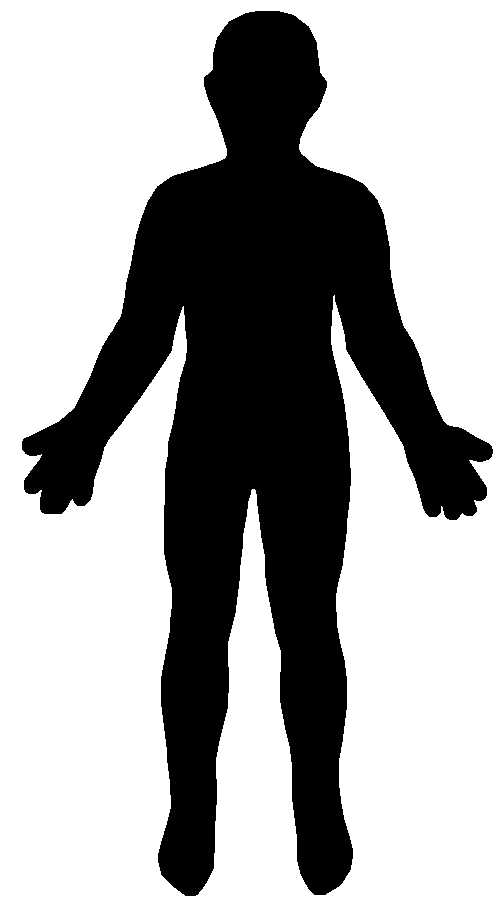
#> input picture Python/MapGenerator/Human_body.png, 500 x 901 px, found by its file name
$ python test.py
#> lines starting #> are read from the running program, lines starting #| are printed output that depends on the picture; after the words box and inside, x2 and y2 are one past the last pixel; in counts of white or black regions, pixels touching at a corner belong together
### Python/MapGenerator/map_generator.py
import numpy as np
from scipy.interpolate import Rbf
from PIL import Image, ImageDraw

class MapGenerator:
    def __init__(self, image_path = None):
        if image_path is None:
            image_path = 'MapGenerator/Human_body.png'
        img = Image.open(image_path).convert('L')
#> img: PIL image 500x901 L; 65.4% white; 1 black region, box (x1, y1, x2, y2) and area: (22, 11, 493, 896) 155706
        self.img_array = np.array(img)
        self.mask = self.img_array < 210


    def generate_colormap(self, points, values, draw_points=False, radius=4):
        """
        points: lista tupli ze współrzędnymi [(x1, y1), ...]
        values: lista wartości z zakresu [-1, 1]
        """
#> called with draw_points = True, radius = 4
        h, w = self.img_array.shape
#> h = 901; w = 500
        grid_y, grid_x = np.mgrid[0:h, 0:w]

        rbf_fun = Rbf(
            [p[0] for p in points], [p[1] for p in points],
            values,
            function='thin_plate',
            smooth=0.5
        )
        values_data = rbf_fun(grid_x, grid_y)
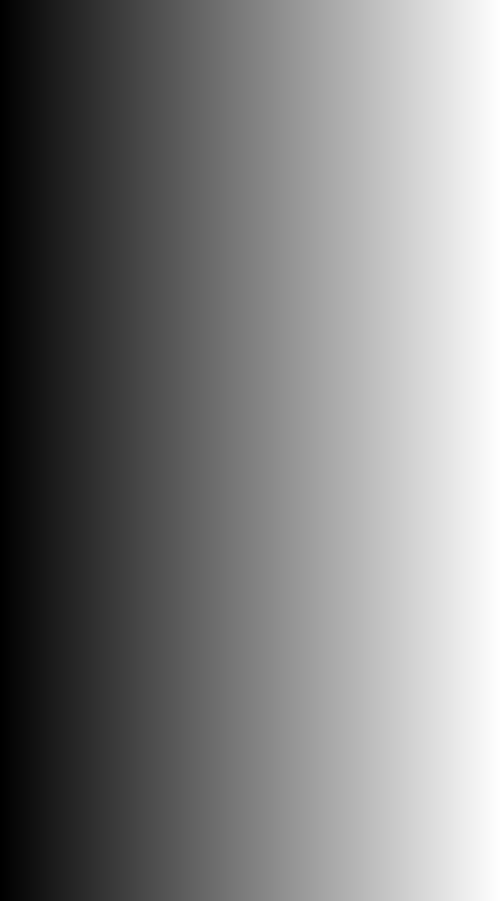
#> grid_x: shape (901, 500) int64; min 0, max 499, mean 249.5; drawn with min black and max white

        v_min, v_max = -1.0, 1.0
        v = np.clip(values_data, v_min, v_max)
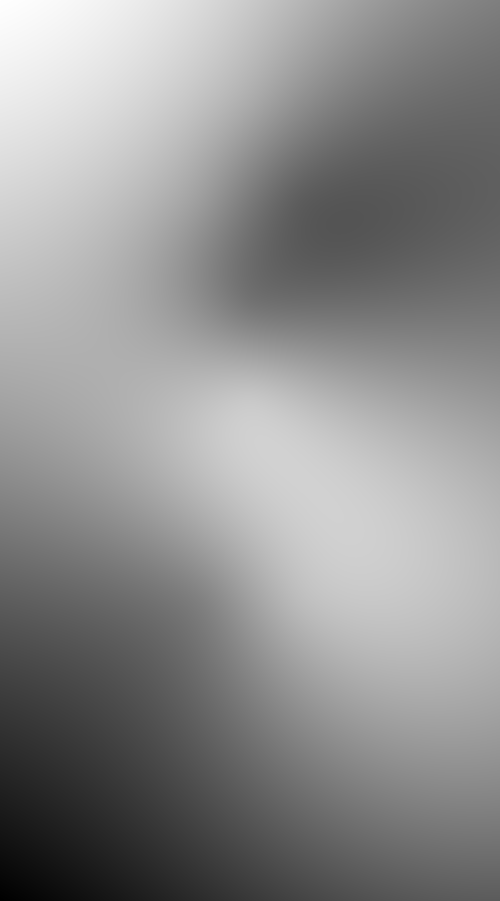
#> values_data: shape (901, 500) float64; min -0.602, max 1.18, mean 0.398; drawn with min black and max white

        rgb_image = np.zeros((h, w, 3), dtype=np.uint8)

        mask_neg = self.mask & (v < 0)
#> mask_neg: shape (901, 500) bool; 2.2% white; 3 white regions, box (x1, y1, x2, y2) and area: (158, 713, 217, 896) 6833, (316, 200, 381, 243) 2099, (297, 854, 344, 895) 969
        mask_pos = self.mask & (v >= 0)
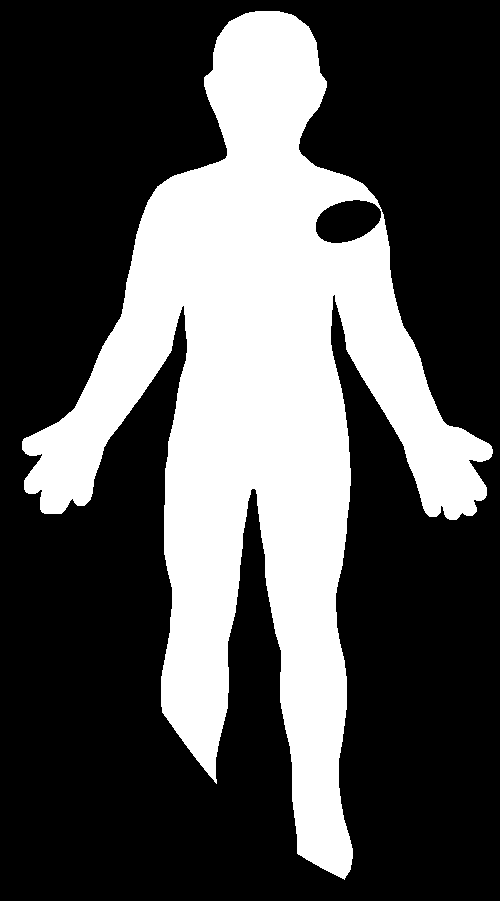
#> mask_pos: shape (901, 500) bool; 32.4% white; 1 white region, box (x1, y1, x2, y2) and area: (22, 11, 493, 880) 145805

        R = np.zeros_like(v)
        G = np.zeros_like(v)
        B = np.zeros_like(v)

        R[mask_neg] = (v[mask_neg] + 1.0) * 255
        B[mask_neg] = (-v[mask_neg]) * 255
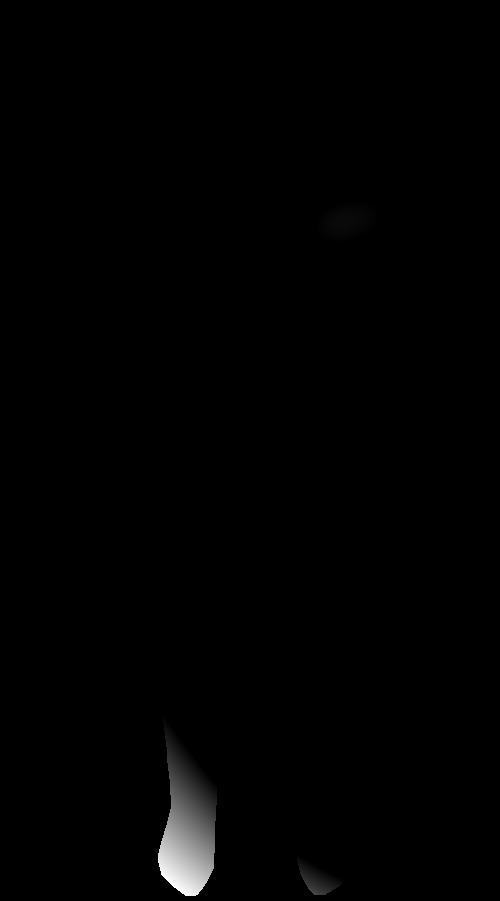
#> B: shape (901, 500) float64; min 0, max 79.21, mean 0.6; drawn with min black and max white

        R[mask_pos] = (1.0 - v[mask_pos]) * 255
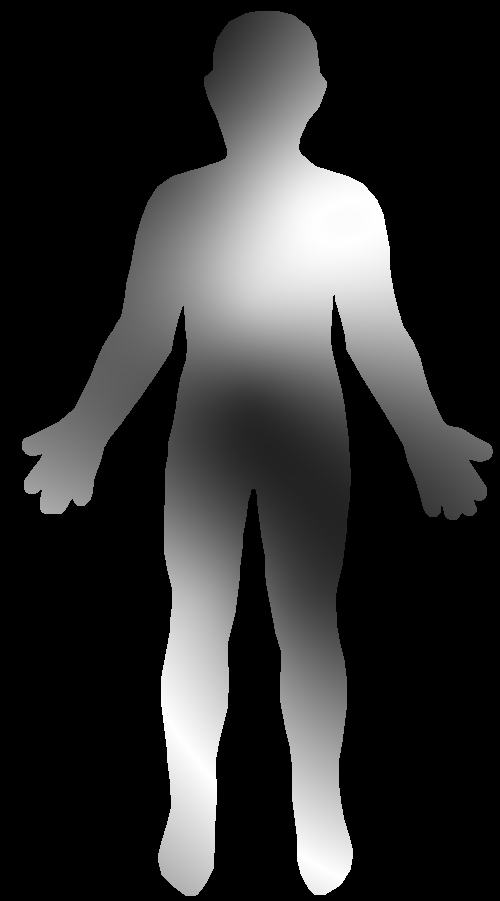
#> R: shape (901, 500) float64; min 0, max 255, mean 47.9
        G[mask_pos] = v[mask_pos] * 255
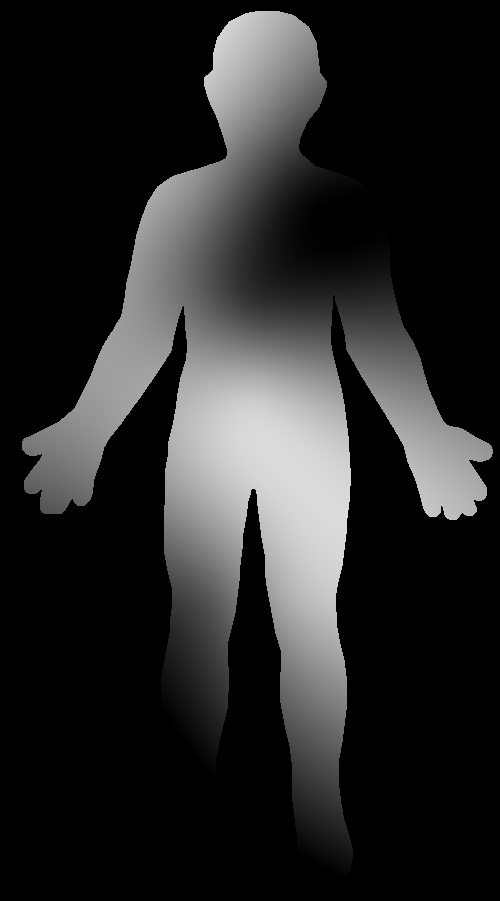
#> G: shape (901, 500) float64; min 0, max 220.3, mean 39.7

        rgb_image[..., 0] = R
        rgb_image[..., 1] = G
        rgb_image[..., 2] = B
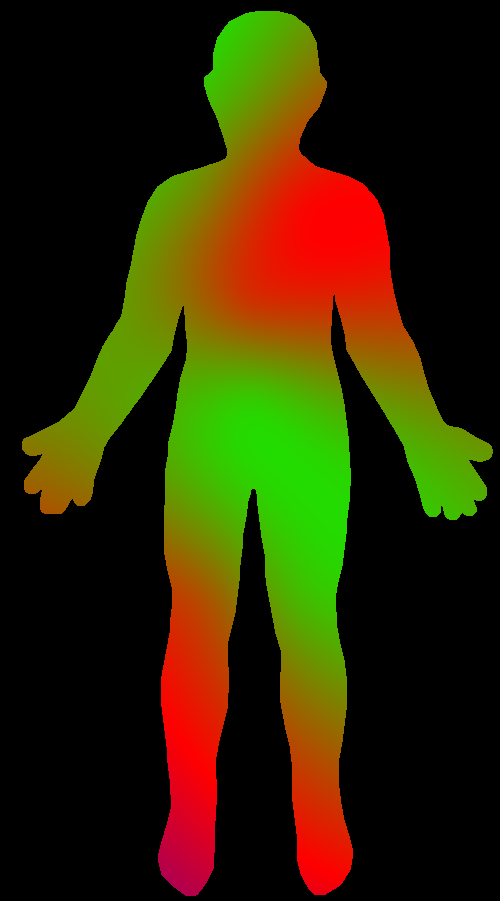
#> rgb_image: shape (901, 500, 3); mean of channels 0, 1, 2 47.7, 39.5, 0.6; drawn as R, G, B

        if draw_points:
            pil_img = Image.fromarray(rgb_image)
            draw = ImageDraw.Draw(pil_img)

            for p in points:
                x, y = int(p[0]), int(p[1])
                box = [x - radius, y - radius, x + radius, y + radius]
                draw.ellipse(box, fill=(255, 255, 255))

            rgb_image = np.array(pil_img)

        return rgb_image

### Python/MapGenerator/test.py
from map_generator import MapGenerator
import matplotlib.pyplot as plt
import matplotlib.colors as colors


points = [
    (250, 100), (250, 300), (250, 400), # Kręgosłup
    (200, 200), (300, 200),             # Ramiona
    (200, 600), (300, 600)              # Nogi
]

values = [0.6, 0.2, 0.8, 0.5, 0.05, 0.3, 0.72]

g = MapGenerator()
img = g.generate_colormap(points, values, draw_points=True)

plt.figure(figsize=(8, 10))
plt.imshow(img)
plt.axis('off')
plt.show()
